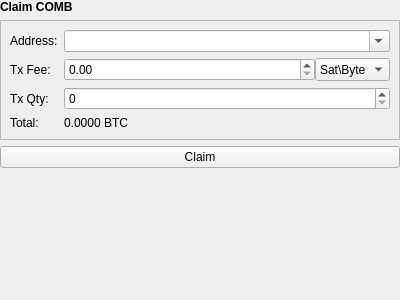
<?xml version="1.0" encoding="UTF-8"?>
<ui version="4.0">
 <class>Form</class>
 <widget class="QWidget" name="Form">
  <property name="geometry">
   <rect>
    <x>0</x>
    <y>0</y>
    <width>400</width>
    <height>300</height>
   </rect>
  </property>
  <property name="windowTitle">
   <string>Form</string>
  </property>
  <layout class="QVBoxLayout" name="verticalLayout_2">
   <property name="leftMargin">
    <number>0</number>
   </property>
   <property name="topMargin">
    <number>0</number>
   </property>
   <property name="rightMargin">
    <number>0</number>
   </property>
   <property name="bottomMargin">
    <number>0</number>
   </property>
   <item>
    <widget class="QLabel" name="label_4">
     <property name="text">
      <string>&lt;b&gt;Claim COMB&lt;/b&gt;</string>
     </property>
    </widget>
   </item>
   <item>
    <widget class="QFrame" name="frame">
     <property name="frameShape">
      <enum>QFrame::StyledPanel</enum>
     </property>
     <property name="frameShadow">
      <enum>QFrame::Raised</enum>
     </property>
     <layout class="QGridLayout" name="gridLayout" columnstretch="0,0">
      <item row="5" column="0">
       <widget class="QLabel" name="label_5">
        <property name="text">
         <string>Total:</string>
        </property>
       </widget>
      </item>
      <item row="4" column="1">
       <widget class="QSpinBox" name="qtySpin">
        <property name="sizePolicy">
         <sizepolicy hsizetype="Expanding" vsizetype="Fixed">
          <horstretch>0</horstretch>
          <verstretch>0</verstretch>
         </sizepolicy>
        </property>
       </widget>
      </item>
      <item row="2" column="1">
       <widget class="QComboBox" name="addressCombo">
        <property name="sizePolicy">
         <sizepolicy hsizetype="Expanding" vsizetype="Fixed">
          <horstretch>0</horstretch>
          <verstretch>0</verstretch>
         </sizepolicy>
        </property>
        <property name="editable">
         <bool>true</bool>
        </property>
       </widget>
      </item>
      <item row="4" column="0">
       <widget class="QLabel" name="label_3">
        <property name="text">
         <string>Tx Qty:</string>
        </property>
       </widget>
      </item>
      <item row="5" column="1">
       <widget class="QWidget" name="widget" native="true">
        <layout class="QHBoxLayout" name="horizontalLayout_2" stretch="1">
         <property name="spacing">
          <number>0</number>
         </property>
         <property name="leftMargin">
          <number>0</number>
         </property>
         <property name="topMargin">
          <number>0</number>
         </property>
         <property name="rightMargin">
          <number>0</number>
         </property>
         <property name="bottomMargin">
          <number>0</number>
         </property>
         <item>
          <widget class="QLabel" name="totalLabel">
           <property name="text">
            <string>0.0000 BTC</string>
           </property>
          </widget>
         </item>
        </layout>
       </widget>
      </item>
      <item row="2" column="0">
       <widget class="QLabel" name="label">
        <property name="text">
         <string>Address:</string>
        </property>
       </widget>
      </item>
      <item row="3" column="0">
       <widget class="QLabel" name="label_2">
        <property name="sizePolicy">
         <sizepolicy hsizetype="Preferred" vsizetype="Preferred">
          <horstretch>0</horstretch>
          <verstretch>0</verstretch>
         </sizepolicy>
        </property>
        <property name="text">
         <string>Tx Fee:</string>
        </property>
       </widget>
      </item>
      <item row="3" column="1">
       <widget class="QWidget" name="widget_2" native="true">
        <property name="sizePolicy">
         <sizepolicy hsizetype="Preferred" vsizetype="Preferred">
          <horstretch>0</horstretch>
          <verstretch>0</verstretch>
         </sizepolicy>
        </property>
        <layout class="QHBoxLayout" name="horizontalLayout" stretch="1,0">
         <property name="spacing">
          <number>0</number>
         </property>
         <property name="leftMargin">
          <number>0</number>
         </property>
         <property name="topMargin">
          <number>0</number>
         </property>
         <property name="rightMargin">
          <number>0</number>
         </property>
         <property name="bottomMargin">
          <number>0</number>
         </property>
         <item>
          <widget class="QDoubleSpinBox" name="feeBox"/>
         </item>
         <item>
          <widget class="QComboBox" name="feeCombo">
           <property name="sizePolicy">
            <sizepolicy hsizetype="Preferred" vsizetype="Ignored">
             <horstretch>0</horstretch>
             <verstretch>0</verstretch>
            </sizepolicy>
           </property>
           <item>
            <property name="text">
             <string>Sat\Byte</string>
            </property>
           </item>
          </widget>
         </item>
        </layout>
       </widget>
      </item>
     </layout>
    </widget>
   </item>
   <item>
    <widget class="QPushButton" name="claimButton">
     <property name="minimumSize">
      <size>
       <width>120</width>
       <height>0</height>
      </size>
     </property>
     <property name="text">
      <string>Claim</string>
     </property>
    </widget>
   </item>
   <item>
    <spacer name="verticalSpacer">
     <property name="orientation">
      <enum>Qt::Vertical</enum>
     </property>
     <property name="sizeHint" stdset="0">
      <size>
       <width>20</width>
       <height>40</height>
      </size>
     </property>
    </spacer>
   </item>
  </layout>
 </widget>
 <resources/>
 <connections/>
</ui>
